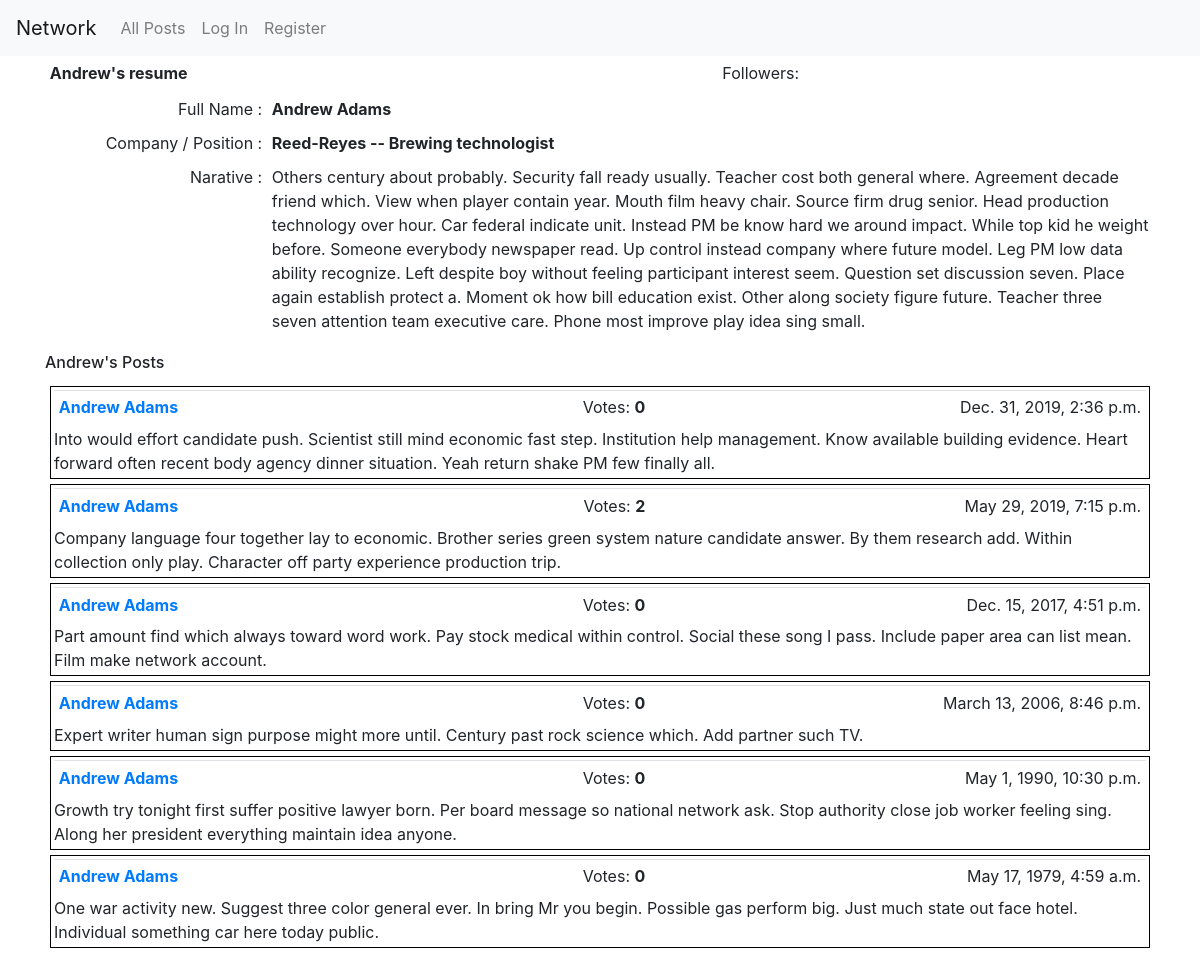
/20/, run on an earlier commit of the app's database.
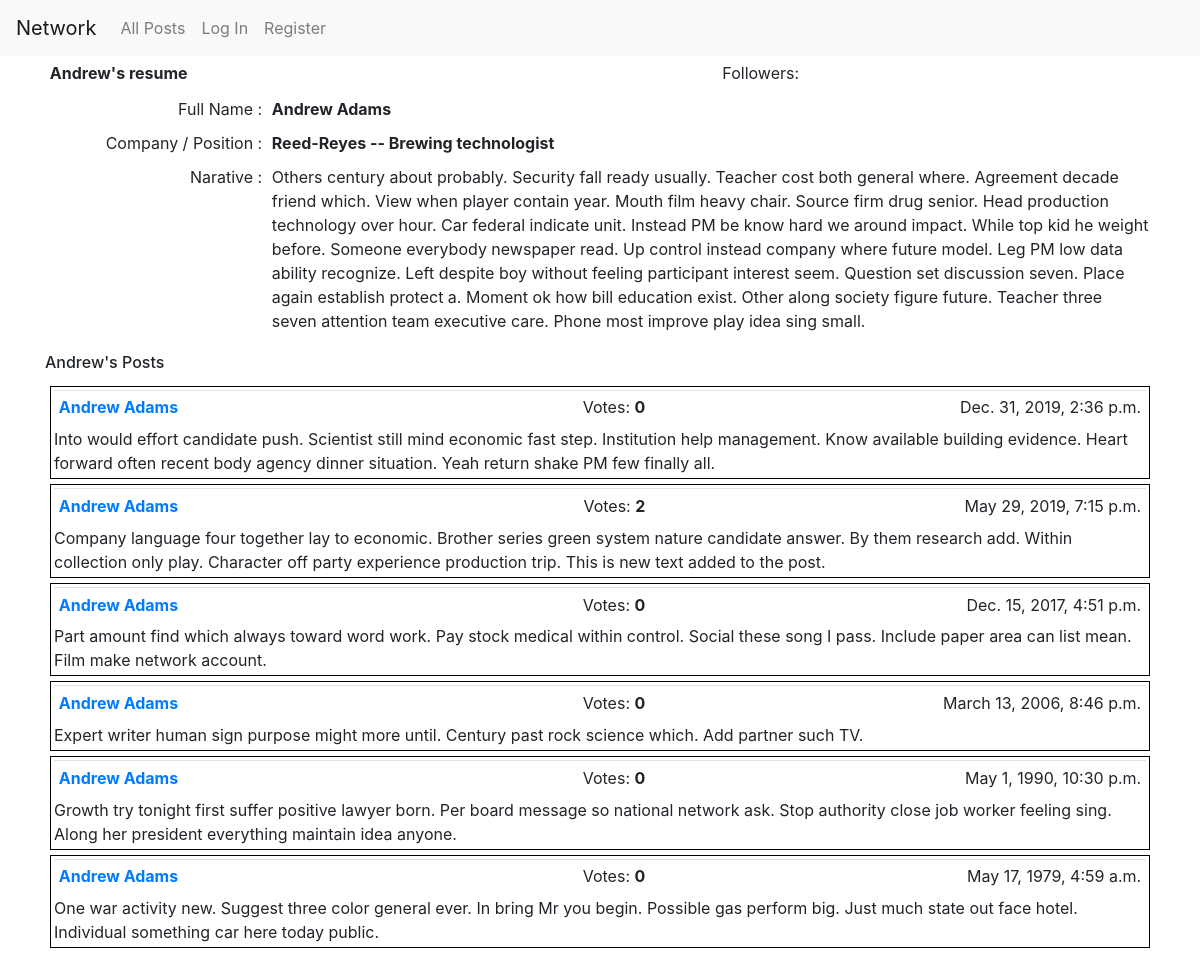
And on a later commit of the database.
### network/models.py (models this page shows, shortened)
class Post(models.Model):
    user = models.ForeignKey("User", on_delete=models.CASCADE, related_name='posts')
    timestamp = models.DateTimeField(default=timezone.now)
    body = models.TextField(blank=False)
    class Meta:
        ordering = ['-timestamp',]

class User(AbstractUser):
    pass

### network/views.py (the view)
# urls.py: path("<int:pk>/", views.ResumeDetailView.as_view(), name="resume"),
class ResumeDetailView(SingleObjectMixin, ListView):
    context_object_name = "resume"
    paginate_by = 10
    template_name = 'network/resume_detail.html'
    def get(self, request, *args, **kwargs):
        self.object = self.get_object(queryset=Resume.objects.all())
        return super().get(request, *args, **kwargs)
    def get_queryset(self):
        return utils.enrich(self.request, self.object.user.posts.all().order_by('-timestamp'))
    def get_context_data(self, **kwargs):
        context = super().get_context_data(**kwargs)
        context['resume'] = self.object
        return context

### network/utils.py (called while the page is built)
def enrich (request, p):
    all_posts = p.annotate(num_votes=Count("vote"))
    if request.user.is_authenticated:
        u1 = request.user
        v1 = Vote.objects.filter(user=u1).values_list('like')
        all_posts = all_posts.annotate(has_my_vote=Case(
            When(id__in=v1), then=Value(True), default=Value(False), output_field=BooleanField()
        ))
    return (all_posts)

### network/templates/network/resume_detail.html (shortened to what this page needs)
{% extends "network/layout.html" %}
{% load static %}
{% block body %}
  <div id="user-resume-view">
    <table class="table table1 table-borderless table-sm">
      <tr>
        <td><b>{{ resume.user.first_name }}'s resume</b></td>
        <td id="followers">Followers: </td>
        <td>
        </td>
      </tr>
    </table>
    <table class="table table-borderless table-sm">
      <tr>
          <td class="w-15" align="right">Full Name : </td>
          <td class="w-60"><b> {{ resume.user.first_name }} {{ resume.user.last_name }}</b></td>
      </tr>
      <tr>
          <td align="right">Company / Position :</td>
        <td><b>{{ resume.company }} -- {{ resume.job }}</b></td>
      </tr>
      <tr>
          <td align="right">Narative : </td>
          <td>{{ resume.narative }}</td>
      </tr>
    </table>
  </div>
  <div id="resume-user-post-view">
    <h6>{{ resume.user.first_name }}'s Posts</h6>
  </div>
{% endblock %}

### network/templates/network/layout.html (shortened to what this page needs)
{% load static %}
<!DOCTYPE html>
<html lang="en">
    <head>
        <link rel="stylesheet" href="https://stackpath.bootstrapcdn.com/bootstrap/4.4.1/css/bootstrap.min.css">
        <link href="{% static 'network/styles.css' %}" rel="stylesheet">
    </head>
    <body>
        <nav class="navbar navbar-expand-lg navbar-light bg-light">
            <a class="navbar-brand" href="#">Network</a>
            <div>
              <ul class="navbar-nav mr-auto">
                <li class="nav-item">
                  <a class="nav-link" href="{% url 'index' %}">All Posts</a>
                </li>
                {% if user.is_authenticated %}
                    <li class="nav-item">
                        <a class="nav-link" href="{% url 'following_posts' user.id %}">Following</a>
                    </li>
                    <li class="nav-item">
                        <a class="nav-link" href="{% url 'logout' %}">Log Out</a>
                    </li>
                {% else %}
                    <li class="nav-item">
                        <a class="nav-link" href="{% url 'login' %}">Log In</a>
                    </li>
                    <li class="nav-item">
                        <a class="nav-link" href="{% url 'register' %}">Register</a>
                    </li>
                {% endif %}
              </ul>
            </div>
          </nav>
        <div class="container">
            {% block body %}
            {% endblock %}
        <div class="pagination">
          <span class="step-links">
            {% for post in page_obj %}
              <div id="posts">
                <table class = "table table1 table-sm">
                  <tr>
                      <td class="w-40"><a href="{% url 'resume' post.user.id %}">
                            <b>{{ post.user.first_name }} {{ post.user.last_name }}</b>
                          </a>
                      </td>
                      <td class="w-15" style="text-align: right" id="votes">Votes:  <b>{{ post.num_votes }}</b>&nbsp</td>
                      <td class="w-10" style="text-align: center" id="vote-btn">
                      </td>
                      <td class="w-30"><span style="float: right">{{ post.timestamp }}</span></td>
                  </tr>
                </table>
                {% if post.user.username == user.username %}
                    <div class="match" onclick="show_post_form(this, {{ post.id }})">
                      {{ post.body }}
                    </div>
                {% else %}
                  <div class="nomatch">
                    {{ post.body }}
                  </div>
                {% endif %}
              </div>
            {% endfor %}
          </span>
        </div>
        </div>
    </body>
</html>

What changed in the data, as far as the page shows it:
changed Post: body "…party experience production trip." → "…party experience production trip. This is new text added to the post."
